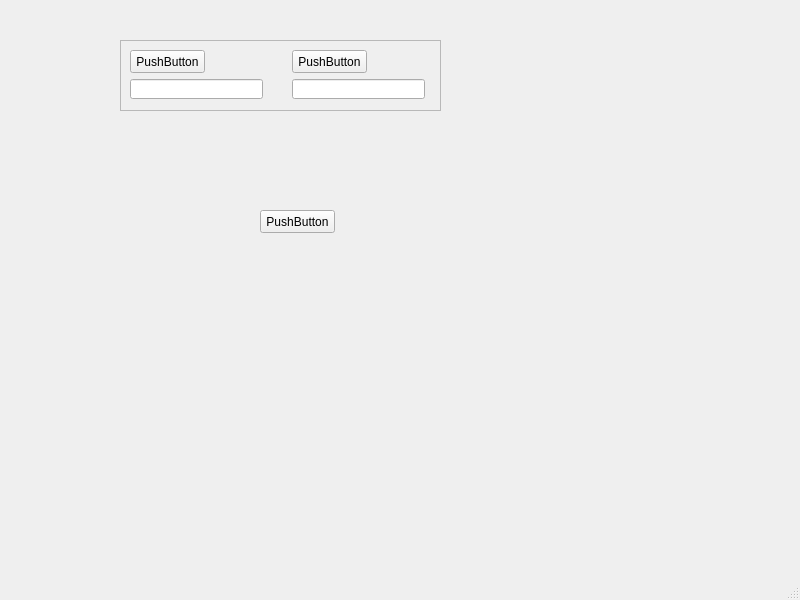
<?xml version="1.0" encoding="UTF-8"?>
<ui version="4.0">
 <class>MainWindow</class>
 <widget class="QMainWindow" name="MainWindow">
  <property name="geometry">
   <rect>
    <x>0</x>
    <y>0</y>
    <width>800</width>
    <height>600</height>
   </rect>
  </property>
  <property name="windowTitle">
   <string>MainWindow</string>
  </property>
  <widget class="QWidget" name="centralwidget">
   <widget class="QFrame" name="frame">
    <property name="geometry">
     <rect>
      <x>120</x>
      <y>40</y>
      <width>321</width>
      <height>71</height>
     </rect>
    </property>
    <property name="frameShape">
     <enum>QFrame::StyledPanel</enum>
    </property>
    <property name="frameShadow">
     <enum>QFrame::Raised</enum>
    </property>
    <widget class="QPushButton" name="pushButton">
     <property name="geometry">
      <rect>
       <x>10</x>
       <y>10</y>
       <width>75</width>
       <height>23</height>
      </rect>
     </property>
     <property name="text">
      <string>PushButton</string>
     </property>
    </widget>
    <widget class="QPushButton" name="pushButton_3">
     <property name="geometry">
      <rect>
       <x>172</x>
       <y>10</y>
       <width>75</width>
       <height>23</height>
      </rect>
     </property>
     <property name="text">
      <string>PushButton</string>
     </property>
    </widget>
    <widget class="QLineEdit" name="lineEdit">
     <property name="geometry">
      <rect>
       <x>10</x>
       <y>39</y>
       <width>133</width>
       <height>20</height>
      </rect>
     </property>
    </widget>
    <widget class="QLineEdit" name="lineEdit_2">
     <property name="geometry">
      <rect>
       <x>172</x>
       <y>39</y>
       <width>133</width>
       <height>20</height>
      </rect>
     </property>
    </widget>
   </widget>
   <widget class="QPushButton" name="pushButton_2">
    <property name="geometry">
     <rect>
      <x>260</x>
      <y>210</y>
      <width>75</width>
      <height>23</height>
     </rect>
    </property>
    <property name="whatsThis">
     <string>&lt;html&gt;&lt;head/&gt;&lt;body&gt;&lt;p&gt;关闭&lt;/p&gt;&lt;p&gt;&lt;br/&gt;&lt;/p&gt;&lt;/body&gt;&lt;/html&gt;</string>
    </property>
    <property name="text">
     <string>PushButton</string>
    </property>
   </widget>
  </widget>
  <widget class="QMenuBar" name="menubar">
   <property name="geometry">
    <rect>
     <x>0</x>
     <y>0</y>
     <width>800</width>
     <height>23</height>
    </rect>
   </property>
  </widget>
  <widget class="QStatusBar" name="statusbar"/>
 </widget>
 <resources/>
 <connections>
  <connection>
   <sender>pushButton_2</sender>
   <signal>clicked()</signal>
   <receiver>MainWindow</receiver>
   <slot>close()</slot>
   <hints>
    <hint type="sourcelabel">
     <x>289</x>
     <y>251</y>
    </hint>
    <hint type="destinationlabel">
     <x>289</x>
     <y>287</y>
    </hint>
   </hints>
  </connection>
 </connections>
</ui>
